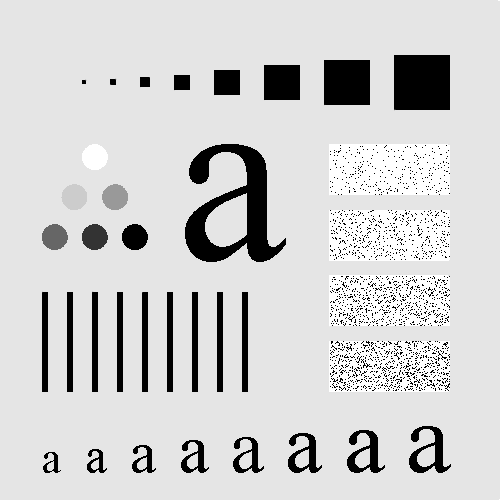
%> input picture Problem3/fig/characters_test_pattern.tif, 500 x 500 px
$ octave ButterworthHighpass.m   (GNU Octave 9; MATLAB toolbox functions it lacks are replaced by stand-ins)
%> lines starting %> are read from the running program, lines starting %| are printed output that depends on the picture
%% Butterworth Highpass Filter
clear; clc; close all;
f = imread('../fig/characters_test_pattern.tif');
%> f is the input picture: size 500x500 uint8; min 0, max 255, mean 207.4
figure('Name','Original Image');
imshow(f);
f = double(f);
%> f: size 500x500 double
% 2-D fast Fourier transform
g = fft2(f);
% Shift zero-frequency component to center of spectrum
g = fftshift(g);
% figure('Name','Fourier Spectrum');
% imshow(log(1+abs(g)),[]);

% Lowpass filter
[M,N] = size(g);
%> M = 500; N = 500
nn = 2;  % 2-order Butterworth highpass filter
m = floor(M/2); n = floor(N/2);
%> after `m = floor(M/2)`: m = 250
%> after `n = floor(N/2)`: n = 250
d0 = 10;
for i=1:M
    for j=1:N
        d = sqrt((i-m)^2+(j-n)^2);
        % Calculate the transfer function of low pass filter
        h = 1/(1+(d0/d)^(2*nn));
        result(i,j)=h*g(i,j);
    end
end

% figure('Name','Butterworth Highpass Filter');
% imshow(log(1+abs(result)), []);
result = ifftshift(result);
J2 = ifft2(result);
J3 = uint8(real(J2));
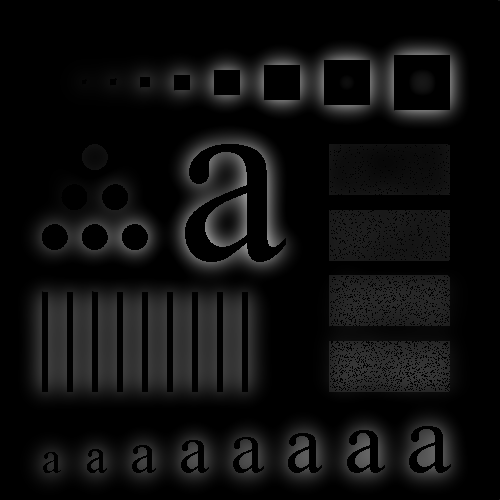
%> J3: size 500x500 uint8; min 0, max 151, mean 14.2
figure('Name', 'Butterworth Highpass Filter, d0 = 10');
imshow(J3);

d0 = 30;
for i=1:M
    for j=1:N
        d = sqrt((i-m)^2+(j-n)^2);
        % Calculate the transfer function of low pass filter
        h = 1/(1+(d0/d)^(2*nn));
        result(i,j)=h*g(i,j);
    end
end

% figure('Name','Butterworth Highpass Filter');
% imshow(log(1+abs(result)), []);
result = ifftshift(result);
J2 = ifft2(result);
J3 = uint8(real(J2));
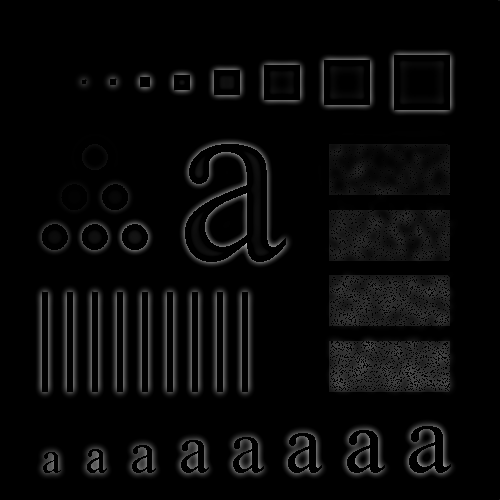
%> J3: size 500x500 uint8; min 0, max 185, mean 8.4
figure('Name', 'Butterworth Highpass Filter, d0 = 30');
imshow(J3);

d0 = 60;
for i=1:M
    for j=1:N
        d = sqrt((i-m)^2+(j-n)^2);
        % Calculate the transfer function of low pass filter
        h = 1/(1+(d0/d)^(2*nn));
        result(i,j)=h*g(i,j);
    end
end

% figure('Name','Butterworth Highpass Filter');
% imshow(log(1+abs(result)), []);
result = ifftshift(result);
J2 = ifft2(result);
J3 = uint8(real(J2));
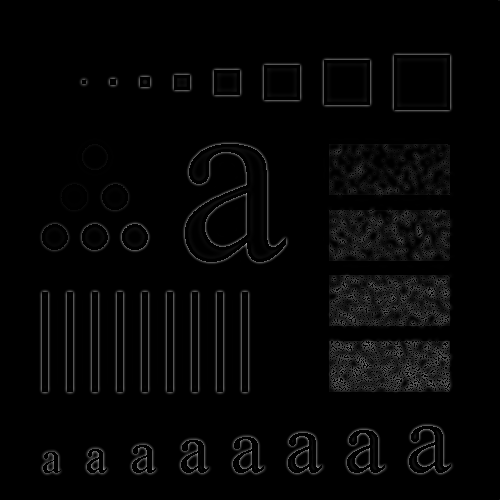
%> J3: size 500x500 uint8; min 0, max 173, mean 5.4
figure('Name', 'Butterworth Highpass Filter, d0 = 60');
imshow(J3);

d0 = 160;
for i=1:M
    for j=1:N
        d = sqrt((i-m)^2+(j-n)^2);
        % Calculate the transfer function of low pass filter
        h = 1/(1+(d0/d)^(2*nn));
        result(i,j)=h*g(i,j);
    end
end

% figure('Name','Butterworth Highpass Filter');
% imshow(log(1+abs(result)), []);
result = ifftshift(result);
J2 = ifft2(result);
J3 = uint8(real(J2));
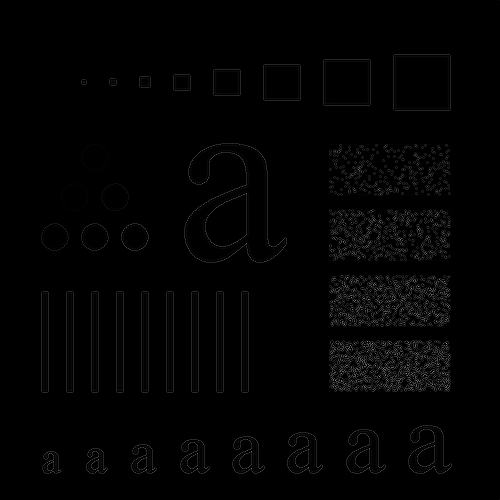
%> J3: size 500x500 uint8; min 0, max 160, mean 2.8
figure('Name', 'Butterworth Highpass Filter, d0 = 160');
imshow(J3);

d0 = 460;
for i=1:M
    for j=1:N
        d = sqrt((i-m)^2+(j-n)^2);
        % Calculate the transfer function of low pass filter
        h = 1/(1+(d0/d)^(2*nn));
        result(i,j)=h*g(i,j);
    end
end

% figure('Name','Butterworth Highpass Filter');
% imshow(log(1+abs(result)), []);
result = ifftshift(result);
J2 = ifft2(result);
J3 = uint8(real(J2));
figure('Name', 'Butterworth Highpass Filter, d0 = 460');
imshow(J3);
